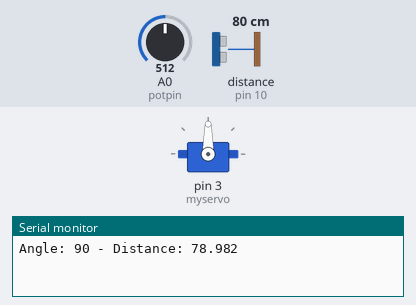
This sketch was run on a simulated Arduino Uno, built with avr-gcc and run on an emulated ATmega328P. Shown: servo, the last lines printed to the serial monitor. Wiring (inferred from the names in the program): ultrasonic range finder: trigger pin 9; echo pin 10. Inputs (shaded band) come from the test bench; at power-on: A0 (potpin) = 512, distance to the obstacle (sensor on pin 10) 80 cm. The echo pulse lasts 58.3 µs per cm.

Above: at 1.2 s.
1.3 s: A0 (potpin) set to 716
At 2.2 s:
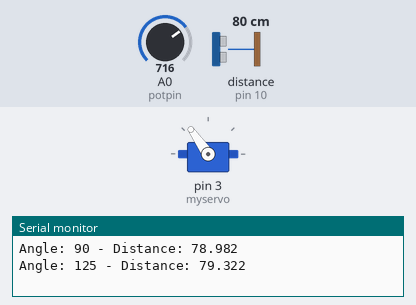
2.8 s: A0 (potpin) set to 900
At 3.9 s:
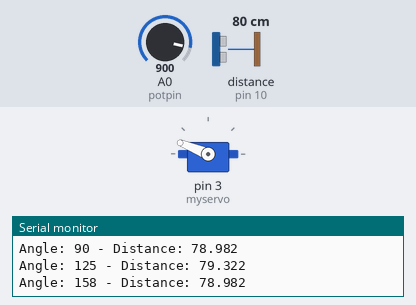
4.3 s: A0 (potpin) set to 1023
At 4.6 s:
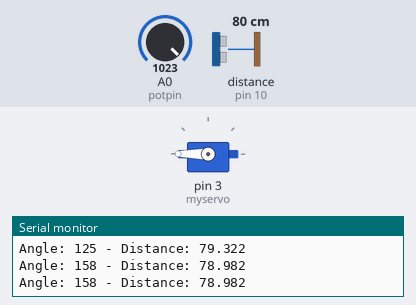
5.8 s: A0 (potpin) set to 306
At 6.9 s:
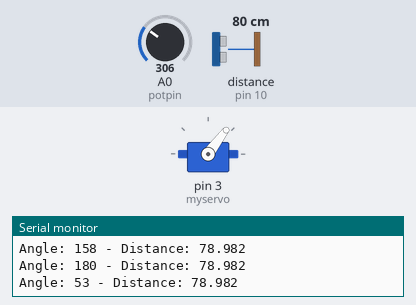
7.3 s: A0 (potpin) set to 122
At 8.2 s:
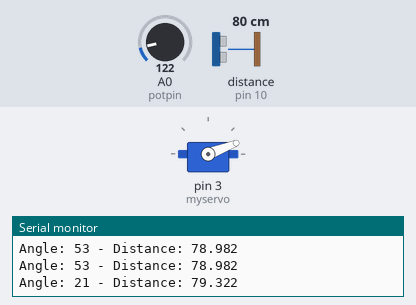
8.8 s: A0 (potpin) set to 0
At 9.3 s:
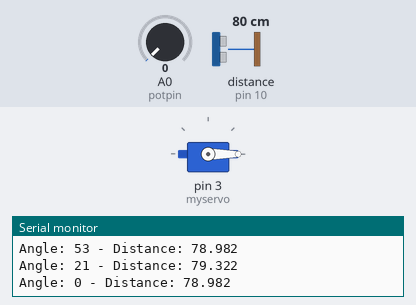
Timing chart, 0 to 11.3 s (numbered marks = the images above; inputs shaded):
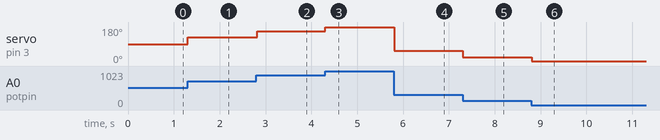

Measured:
- after the input at 1.3 s, servo on pin 3 (myservo): 90° → 125° at once
- after the input at 2.8 s, servo on pin 3 (myservo): 125° → 158° at once
- after the input at 4.3 s, servo on pin 3 (myservo): 158° → 180° at once
- after the input at 5.8 s, servo on pin 3 (myservo): 180° → 53° at once
- after the input at 7.3 s, servo on pin 3 (myservo): 53° → 21° at once
- after the input at 8.8 s, servo on pin 3 (myservo): 21° → 0° at once

The sketch:

gpt_ultrasonic.ino
```cpp
#include <Servo.h>

Servo myservo;
int potpin = 0;
int val;

const int trigPin = 9;
const int echoPin = 10;
long duration;
float distance;

unsigned long previousMillis = 0;    // Variable to store the previous timestamp
const unsigned long ultrasonicInterval = 1000;   // Interval of 1 second for ultrasonic sensor

void setup() {
  myservo.attach(3);
  pinMode(trigPin, OUTPUT);
  pinMode(echoPin, INPUT);
  Serial.begin(9600);
}

void loop() {
  val = analogRead(potpin);
  val = map(val, 0, 1023, 0, 180);
  myservo.write(val);
  delay(15);


  unsigned long currentMillis = millis();   // Get the current timestamp

  if (currentMillis - previousMillis >= ultrasonicInterval) {
    previousMillis = currentMillis;    // Update the previous timestamp

    digitalWrite(trigPin, LOW);
    delayMicroseconds(2);
    digitalWrite(trigPin, HIGH);
    delayMicroseconds(10);
    digitalWrite(trigPin, LOW);

    duration = pulseIn(echoPin, HIGH);
    distance = duration * 0.034 / 2;

    Serial.println ("Angle: " + String(val) + " - Distance: " + String(distance, 3));
  }

  // Rest of the code continues without delay
}
```
